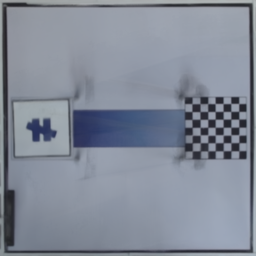
#> input picture img/Real5.png, 256 x 256 px, shrunk from 800 x 800 before the run
$ python SelectiveSearchSegmentation.py
#> lines starting #> are read from the running program, lines starting #| are printed output that depends on the picture; after the words box and inside, x2 and y2 are one past the last pixel; in counts of white or black regions, pixels touching at a corner belong together
import cv2
cv2.setUseOptimized(True)
cv2.setNumThreads(12)
img = cv2.imread("../img/Real5.png")
#> img is the input picture: shape (256, 256, 3); mean B, G, R 151.7, 138.1, 130.9
ss = cv2.ximgproc.segmentation.createSelectiveSearchSegmentation()
ss.setBaseImage(img)
cv2.imshow("Source", img)
cv2.waitKey(1)
# ss.switchToSingleStrategy()
# ss.switchToSelectiveSearchFast()
ss.switchToSelectiveSearchQuality()
rects = ss.process()
nb_rects = 10
while True:
    wimg = img.copy()
    for i in range(len(rects)):
        if (i < nb_rects):
            x, y, w, h = rects[i]
            cv2.rectangle(wimg, (x, y), (x+w, y+h), (0, 255, 0), 1, cv2.LINE_AA)
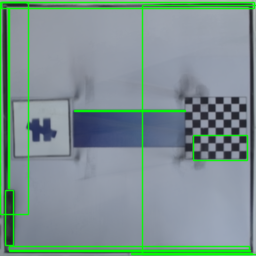
#> wimg: shape (256, 256, 3); 11.85% of pixels changed, all inside (x1, y1, x2, y2) = (0, 1, 256, 256)
    cv2.imshow("Output", wimg)
    c = cv2.waitKey()
#> (key Esc is pressed here)
    if (c == 100):
        nb_rects += 10
    elif (c == 97 and nb_rects > 10):
        nb_rects -= 10
    elif (c == 113):
        break
cv2.destroyAllWindows()

$ run again, with img/Real1.png copied over img/Real5.png
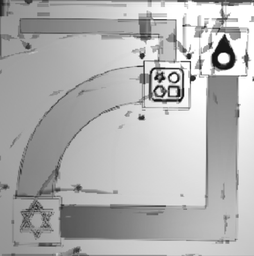
#> input picture img/Real1.png, 254 x 256 px, shrunk from 620 x 624 before the run
#> img is the input picture: shape (256, 254, 3); min 11, max 255, mean 176.6
#> after the loop `for i in range(len(rects)):`:
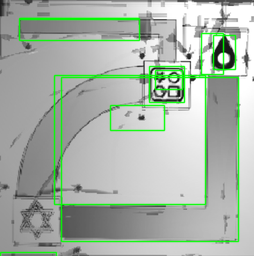
#> wimg: shape (256, 254, 3); 9.94% of pixels changed, all inside (x1, y1, x2, y2) = (0, 17, 240, 256)
